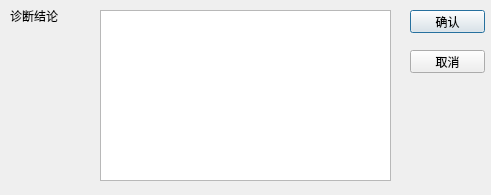
<?xml version="1.0" encoding="UTF-8"?>
<ui version="4.0">
 <class>ReportDlg</class>
 <widget class="QDialog" name="ReportDlg">
  <property name="geometry">
   <rect>
    <x>0</x>
    <y>0</y>
    <width>491</width>
    <height>195</height>
   </rect>
  </property>
  <property name="windowTitle">
   <string>Dialog</string>
  </property>
  <widget class="QLabel" name="label_1">
   <property name="geometry">
    <rect>
     <x>10</x>
     <y>10</y>
     <width>54</width>
     <height>12</height>
    </rect>
   </property>
   <property name="text">
    <string>诊断结论</string>
   </property>
  </widget>
  <widget class="QPlainTextEdit" name="resultEdit">
   <property name="geometry">
    <rect>
     <x>100</x>
     <y>10</y>
     <width>291</width>
     <height>171</height>
    </rect>
   </property>
  </widget>
  <widget class="QPushButton" name="okBtn">
   <property name="geometry">
    <rect>
     <x>410</x>
     <y>10</y>
     <width>75</width>
     <height>23</height>
    </rect>
   </property>
   <property name="text">
    <string>确认</string>
   </property>
  </widget>
  <widget class="QPushButton" name="cancelBtn">
   <property name="geometry">
    <rect>
     <x>410</x>
     <y>50</y>
     <width>75</width>
     <height>23</height>
    </rect>
   </property>
   <property name="text">
    <string>取消</string>
   </property>
  </widget>
 </widget>
 <resources/>
 <connections/>
</ui>
